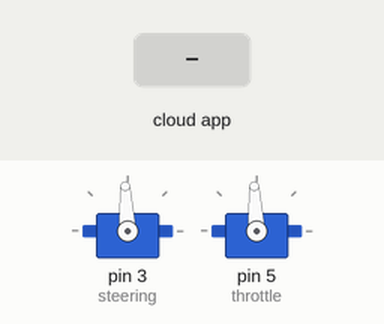
A sketch run on a simulated Arduino Uno, built with avr-gcc and run on an emulated ATmega328P. Parts: 2 × servo. Inputs (shaded band) come from the test bench. The ROS host is connected and sends only what is stated.

Above: at 1.2 s.
1.3 s: the phone or cloud app sets steering_value to -100
At 1.7 s:
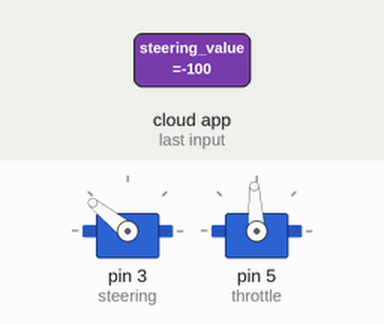
2.8 s: the phone or cloud app sets throttle_value to -100
At 4.0 s:
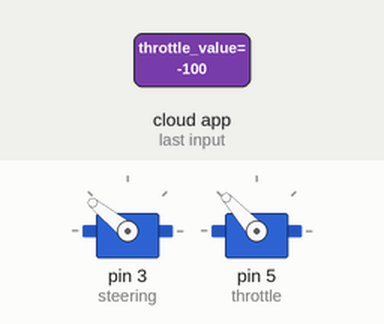
4.3 s: the phone or cloud app sets steering_value to 0
At 5.2 s:
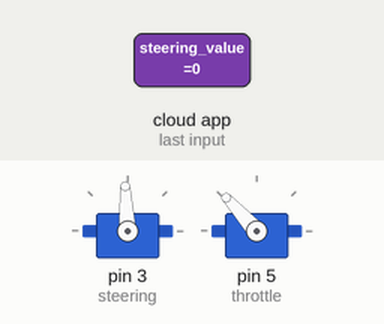
5.8 s: the phone or cloud app sets throttle_value to 100
At 6.3 s:
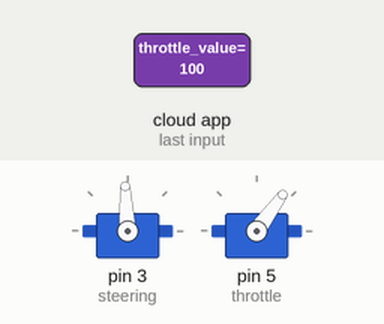
7.3 s: the phone or cloud app sets steering_value to 100
At 8.5 s:
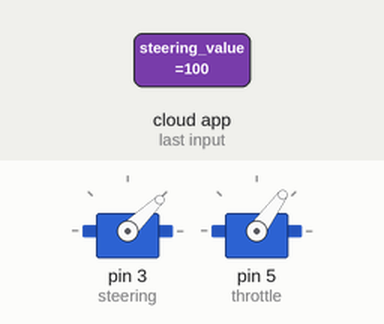
8.8 s: the phone or cloud app sets throttle_value to 0
At 9.8 s:
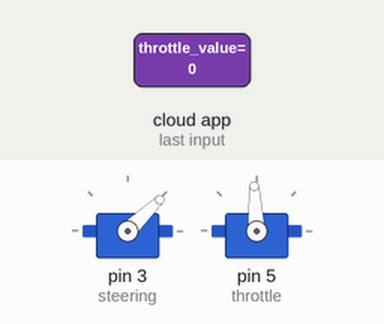
Timing chart, 0 to 11.3 s (numbered marks = the images above; inputs shaded):
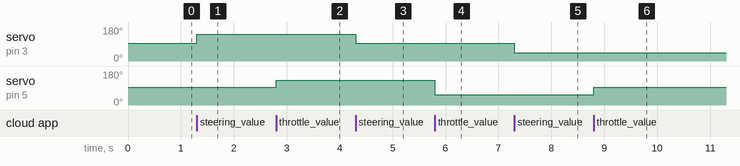

Measured:
- after the input at 1.3 s, servo on pin 3 (steering): 93° → 141° at once
- after the input at 2.8 s, servo on pin 5 (throttle): 93° → 132° at once
- after the input at 4.3 s, servo on pin 3 (steering): 141° → 93° at once
- after the input at 5.8 s, servo on pin 5 (throttle): 132° → 54° at once
- after the input at 7.3 s, servo on pin 3 (steering): 93° → 44° at once
- after the input at 8.8 s, servo on pin 5 (throttle): 54° → 93° at once

The sketch:

servo_driver.ino
```cpp
#include <ros.h>
#include <std_msgs/Float32.h>
#include <std_msgs/Bool.h>
#include <Servo.h>

ros::NodeHandle node_handle;

Servo steering, throttle;
const int KMaxSteer = 500;
const int KMinThrottle = -400;
const int KMaxThrottle =  400;
bool stop_value = false;


int map_value(float in_value, int min_value, int max_value)
{
  int in_value_us;

  if (in_value < 0.0)
  {
    in_value_us = int(in_value * abs(min_value)) + 1500;
  }
  else
  {
    in_value_us = int(in_value * max_value) + 1500;
  }

  return constrain(in_value_us, 1500 + min_value, 1500 + max_value);
}


void steer_callback(const std_msgs::Float32& msg)
{
  if (!stop_value)
  {
    steering.writeMicroseconds(map_value(msg.data, -KMaxSteer, KMaxSteer));
  }
}


void throttle_callback(const std_msgs::Float32& msg)
{
  if (!stop_value)
  {
    throttle.writeMicroseconds(map_value(msg.data, KMinThrottle, KMaxThrottle));
  }
}


void stop_callback(const std_msgs::Bool& msg)
{
  stop_value = msg.data;
  if (stop_value)
  {
    steering.writeMicroseconds(1500);
    throttle.writeMicroseconds(1500);
  }
}

ros::Subscriber<std_msgs::Float32> steering_sub("/steering_value", &steer_callback);
ros::Subscriber<std_msgs::Float32> throttle_sub("/throttle_value", &throttle_callback);
ros::Subscriber<std_msgs::Bool> stop_sub("/stop_signal", &stop_callback);

void setup()
{
  steering.attach(3);
  steering.writeMicroseconds(1500);

  throttle.attach(5);
  throttle.writeMicroseconds(1500);

  node_handle.initNode();
  node_handle.subscribe(stop_sub);
  node_handle.subscribe(steering_sub);
  node_handle.subscribe(throttle_sub);
}


void loop()
{
  node_handle.spinOnce();
  delay(1);
}
```
